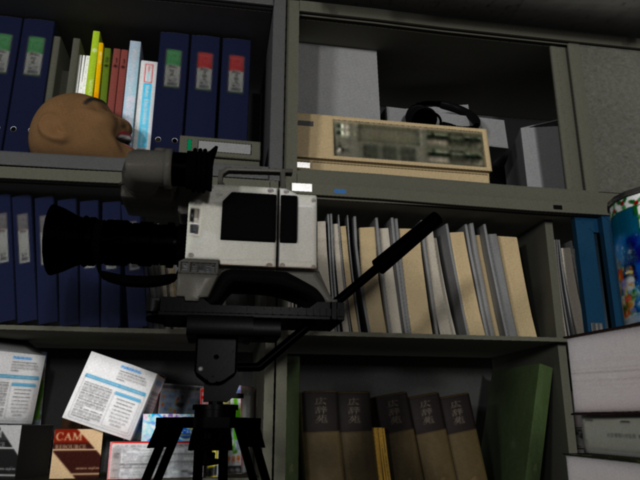
//> input picture hw15_day4/image/tsukuba_1.png, 640 x 480 px
$ ./feature_matcher   (built with g++ and OpenCV 4)
//> lines starting //> are read from the running program, lines starting //| are printed output that depends on the picture; after the words box and inside, x2 and y2 are one past the last pixel; in counts of white or black regions, pixels touching at a corner belong together


#include <iostream>
#include <vector>
#include "vfc.h"
#include <opencv2/opencv.hpp>

using namespace std;
using namespace cv;

// 定义ORB特征参数
#define ORB_N_FEATURE				1000	// 需要提取的特征点数目
#define ORB_N_OCTAVE_LAYERS			8		// 8, default value
#define ORB_FAST_THRESHOLD			20		// 20, default value
#define ORB_EDGE_THRESHOLD			31		// 31, default value
#define ORB_PATCH_SIZE				31		// 31, default value
#define ORB_SCALE					1.2		// the default value 1.2 seems not so good, for only features locate on the corners always leads to a weak tracking

int main()
{

    // 读取两张待匹配图片
    Mat image1 = imread( "../image/tsukuba_1.png");
//> image1 is the input picture: 480 rows x 640 cols, CV_8UC3; mean B, G, R 46.1, 49.6, 50.9
    Mat image2 = imread( "../image/tsukuba_2.png");
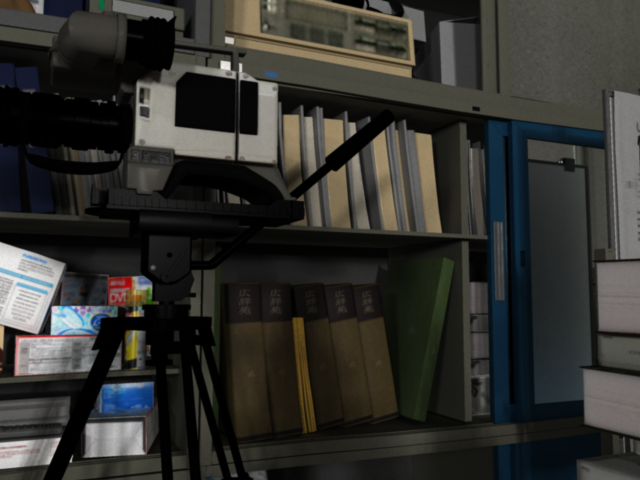
//> input picture hw15_day4/image/tsukuba_2.png, 640 x 480 px
//> image2 is the input picture: 480 rows x 640 cols, CV_8UC3; mean B, G, R 45.9, 49.4, 49.7

    // 提取ORB特征点
    std::vector<KeyPoint> keypoints1, keypoints2;
    Mat descriptors1, descriptors2;

    Ptr<ORB> orb = ORB::create(ORB_N_FEATURE);
    orb->setFastThreshold(ORB_FAST_THRESHOLD);
    orb->setEdgeThreshold(ORB_EDGE_THRESHOLD);
    orb->setPatchSize(ORB_PATCH_SIZE);
    orb->setNLevels(ORB_N_OCTAVE_LAYERS);
    orb->setScaleFactor(ORB_SCALE);
    orb->setMaxFeatures(ORB_N_FEATURE);
    orb->setWTA_K(2);
    orb->setScoreType(ORB::HARRIS_SCORE); // HARRIS_SCORE, also has FAST_SCORE
    orb->detectAndCompute(image1, Mat(), keypoints1, descriptors1);
//> keypoints1 = 1000 keypoints; strongest (x, y, size): (93, 355, 92.6), (92, 353, 77.1), (93, 353, 64.3), (92, 352, 31)
    orb->detectAndCompute(image2, Mat(), keypoints2, descriptors2);
//> keypoints2 = 1000 keypoints; strongest (x, y, size): (53, 307, 37.2), (226, 66, 53.6), (59, 439, 31), (54, 308, 53.6)

    //绘制提取到的特征点
    Mat featureImgAll, featureImg1,featureImg2;
    cout << "# orb keypoints number: " << keypoints1.size()  << endl;
//| # orb keypoints number: 1000
    image1.copyTo(featureImg1);
    image2.copyTo(featureImg2);
    drawKeypoints(image1, keypoints1, featureImg1, Scalar::all(-1));
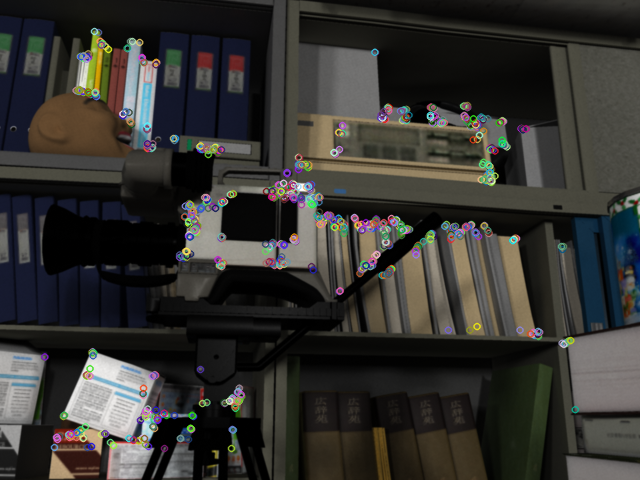
//> featureImg1: 480 rows x 640 cols, CV_8UC3; 5.13% of pixels changed, all inside (x1, y1, x2, y2) = (40, 27, 580, 453)
    drawKeypoints(image2, keypoints2, featureImg2, Scalar::all(-1));
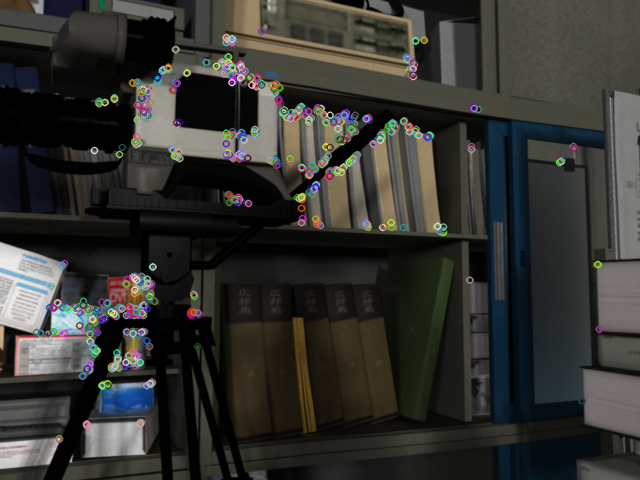
//> featureImg2: 480 rows x 640 cols, CV_8UC3; 5.12% of pixels changed, all inside (x1, y1, x2, y2) = (32, 27, 604, 444)
    hconcat(featureImg1, featureImg2, featureImgAll);
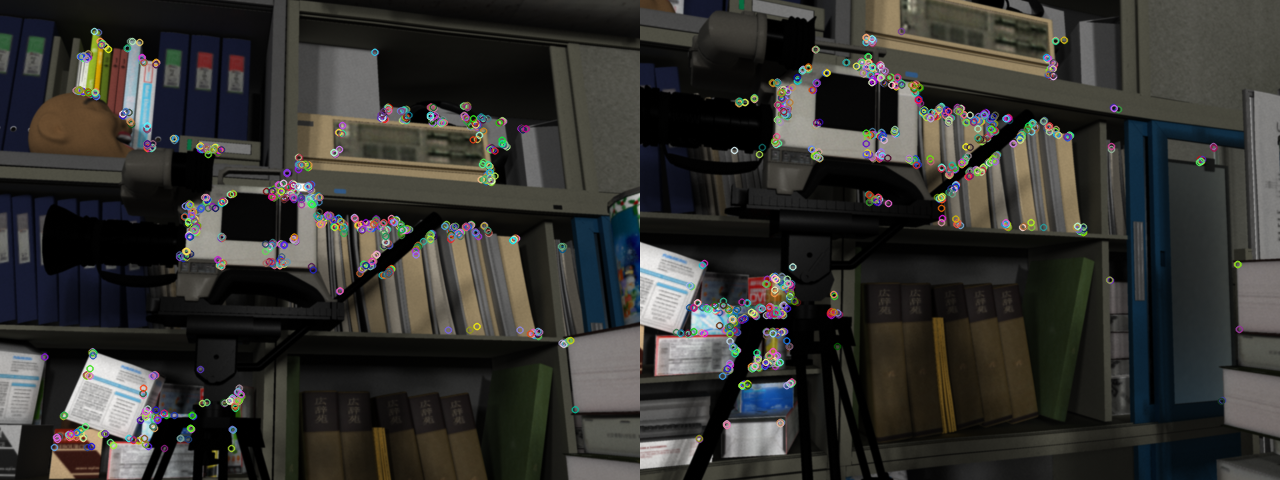
//> featureImgAll: 480 rows x 1280 cols, CV_8UC3; mean B, G, R 48, 51.3, 52
    putText(featureImgAll, "ORB keypoints", Point(20, 20), FONT_HERSHEY_SIMPLEX, 0.8, Scalar(0, 0, 255), 2);
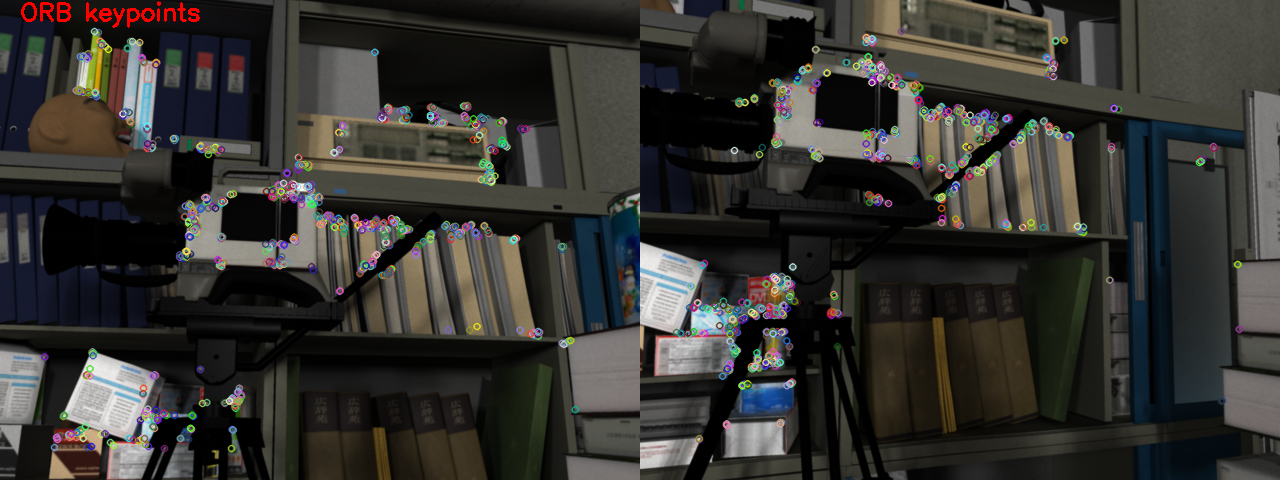
//> featureImgAll: 480 rows x 1280 cols, CV_8UC3; 0.22% of pixels changed, all inside (x1, y1, x2, y2) = (21, 1, 200, 28)
    imshow("ORB keypoints", featureImgAll);


    // ---------------  特征点匹配方法暴力匹配（Brute Force）  --------------------------
    // 暴力匹配法，直接找距离最近的点
    double t = (double)getTickCount();
    BFMatcher matcher_bf(NORM_HAMMING, true); //使用汉明距离度量二进制描述子，允许交叉验证
    vector<DMatch> Matches_bf;
    matcher_bf.match(descriptors1, descriptors2, Matches_bf);
//> Matches_bf = 343 matches
    t = 1000 * ((double)getTickCount() - t) / getTickFrequency();

    assert(Matches_bf.size() > 0);
    cout << "# Brute Force Matches: " << Matches_bf.size() << "/" << keypoints1.size() << ", Times ="<<t<<" ms " << endl;
    Mat BF_img;
    drawMatches(image1, keypoints1, image2, keypoints2, Matches_bf, BF_img);
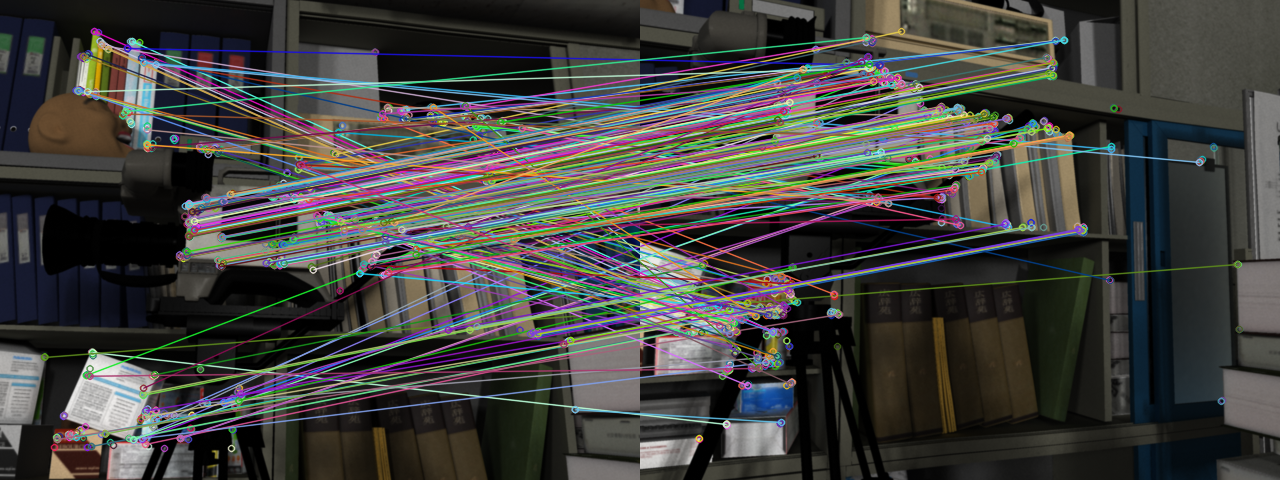
//> BF_img: 480 rows x 1280 cols, CV_8UC3; mean B, G, R 63.2, 65.9, 66.1
    resize(BF_img, BF_img, Size(2*image1.cols, image1.rows));
    putText(BF_img, "Brute Force Matches", Point(20, 20), FONT_HERSHEY_SIMPLEX, 0.8, Scalar(0, 0, 255), 2);
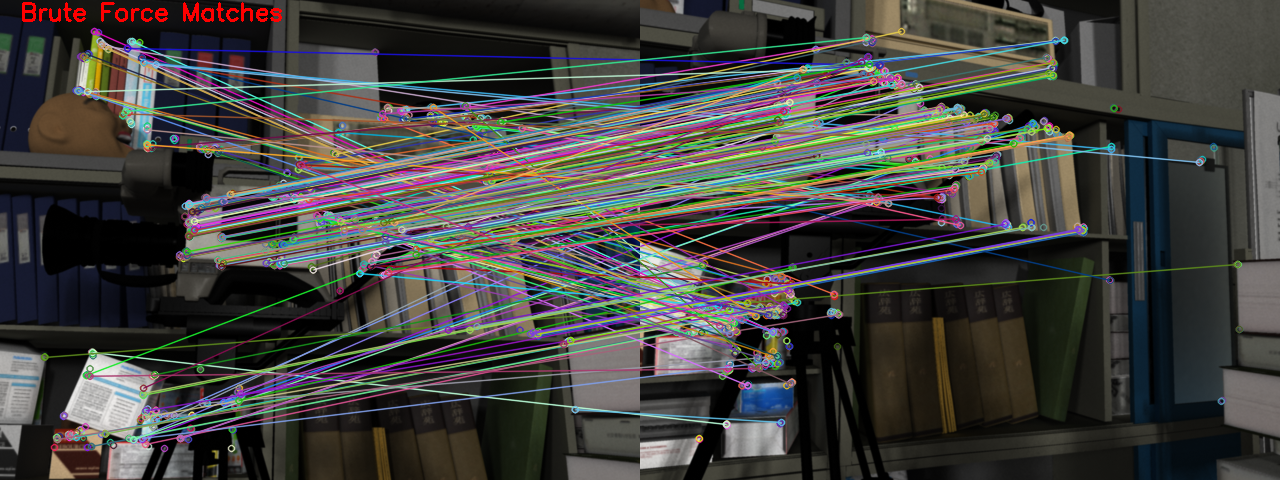
//> BF_img: 480 rows x 1280 cols, CV_8UC3; 0.29% of pixels changed, all inside (x1, y1, x2, y2) = (22, 2, 282, 22)
    imshow("Brute Force Matches", BF_img);


    // ---------------  矢量场一致性(VFC)筛选特征点匹配对 ----------------------------
    // 参考：Robust Point Matching via Vector Field Consensus", IEEE Transactions on Image Processing, 2014

    // 数据格式预处理
    vector<Point2f> X;
    vector<Point2f> Y;
    X.clear();
    Y.clear();

 	// -------------开始代码-------------
    // 将Matches_bf里的匹配点对分别放到X,Y 向量里，约5行代码，参考OpenCV DMatch类
    for (auto& i : Matches_bf) {
        X.push_back(keypoints1[i.queryIdx].pt);
        Y.push_back(keypoints2[i.trainIdx].pt);
    }
//> after the loop, X = 343 Points (x, y), first 12: [132, 41], [92, 352], [295, 241], [221, 238], [432, 233], [87, 54], [94, 31], [409, 229], [387, 229], [191, 220], [376, 219], [318, 219]; Y = 343 Points (x, y), first 12: [133, 331], [86, 424], [255, 134], [175.2, 124.8], [357, 154], [120.3, 309], [132.5, 331.2], [143, 315], [311, 118], [141.6, 100.8], [301, 106], [282.2, 112.3]

    // -------------结束代码-------------

    // 调用VFC主函数
    t = (double)getTickCount();
//> (the run ends here: the program needs code that is not available in this run, at `VFC myvfc;`)
